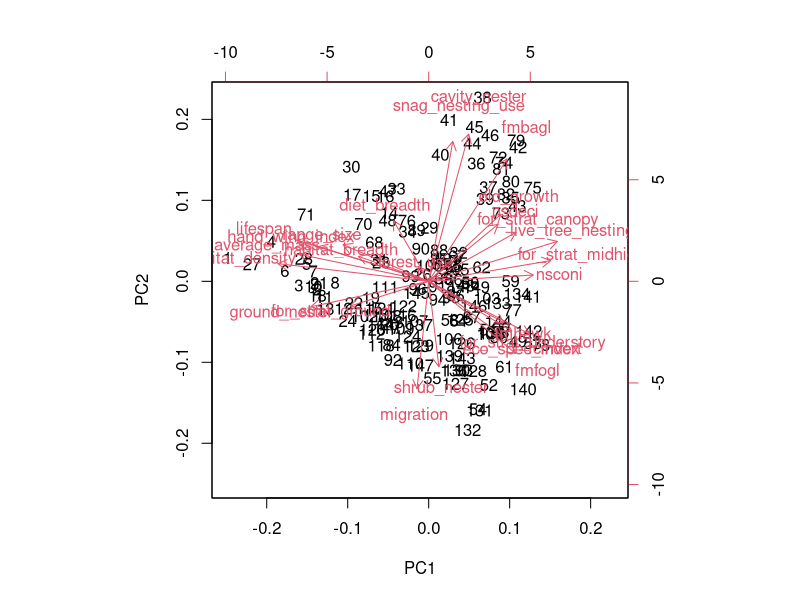
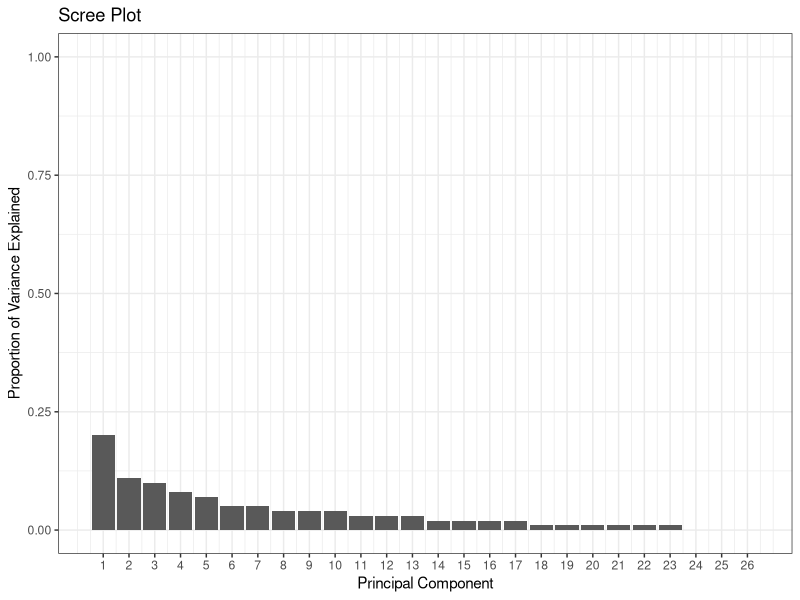
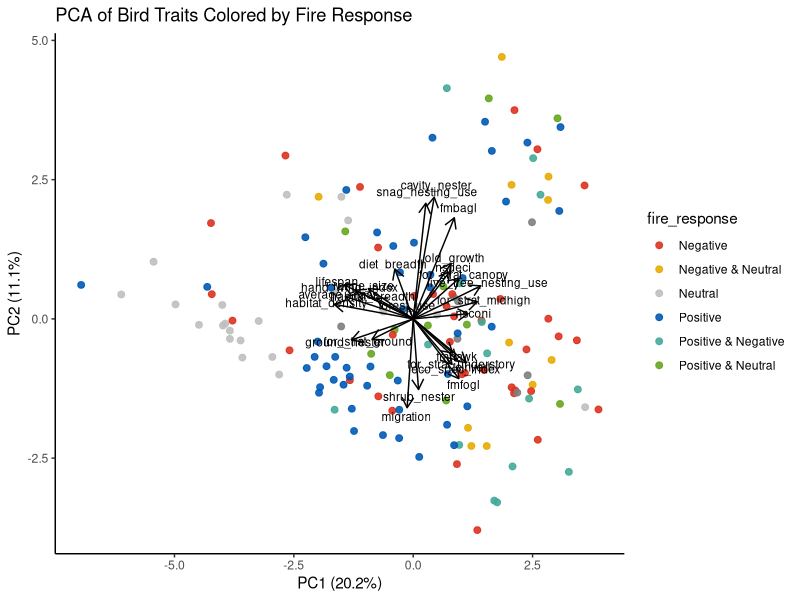
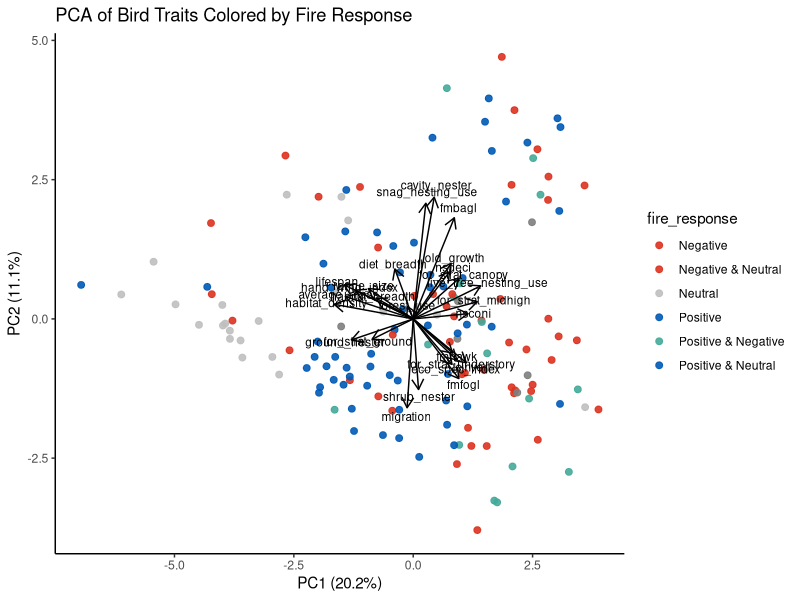
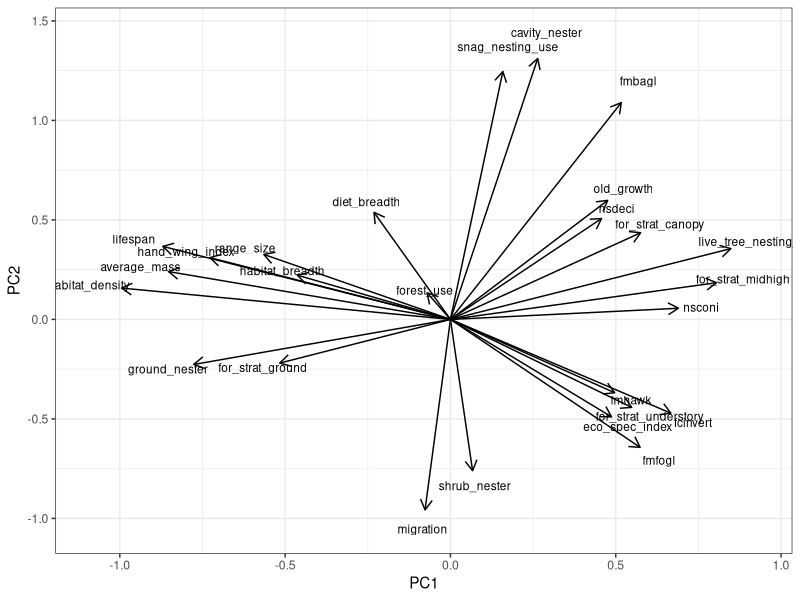
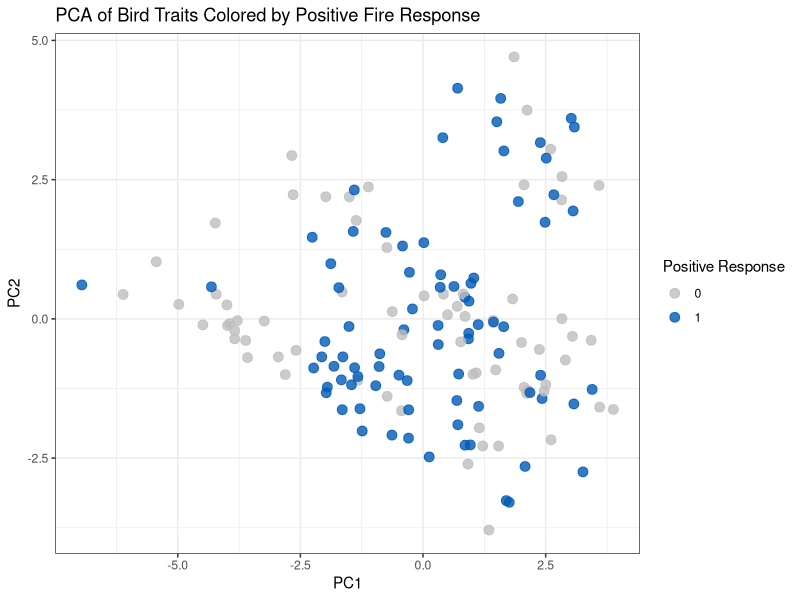
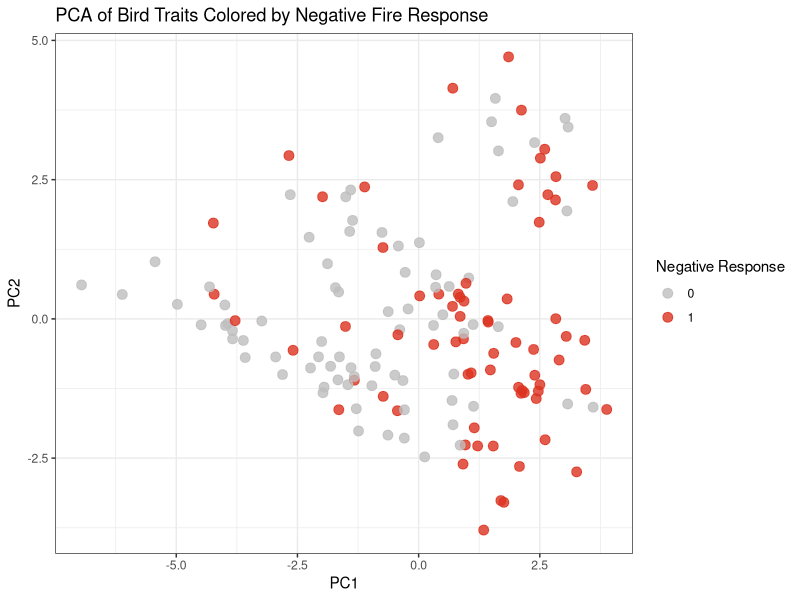
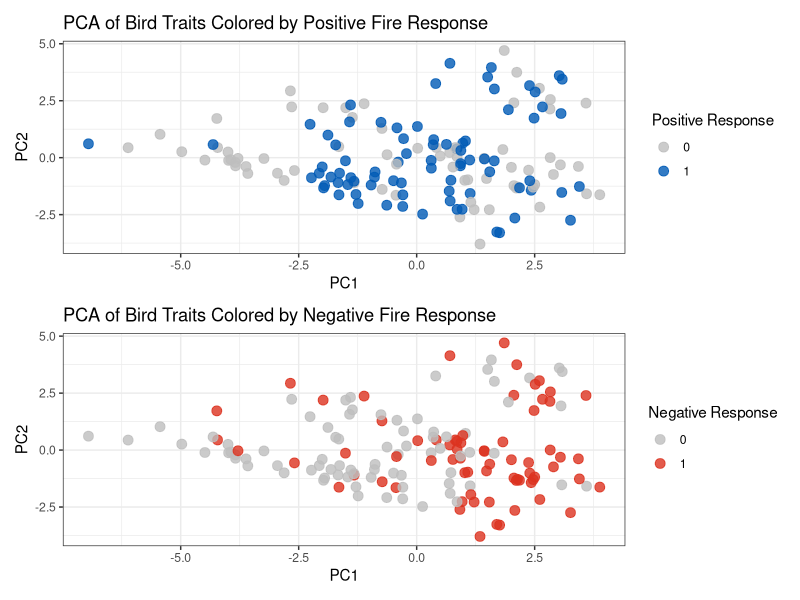

Recreate these plots in R, in order.
## ---- chunk 1
library(here)
library(tidyverse)
library(patchwork)
library(ggrepel)
## ---- chunk 2
traits <- read.csv(here("Data", "cleaned", "BC_bird_traits.csv"))
traits$habitat_density[traits$habitat_density == "dense"] <- 1
traits$habitat_density[traits$habitat_density == "semiopen"] <- 2
traits$habitat_density[traits$habitat_density == "open"] <- 3
traits <- traits %>% 
   mutate(cavity_nester = ifelse(nest_category == "cavity", 1, 0),
          ground_nester = ifelse(most_common_nesting_location == "ground", 1, 0),
          shrub_nester = ifelse(most_common_nesting_location == "shrub", 1, 0)) %>%
    mutate(habitat_density = as.numeric(habitat_density)) 
# old_growth <-  c("American Three-toed Woodpecker", "Bay-breasted Warbler", "Black-capped Chickadee", "Boreal Chickadee", "Boreal Owl", "Brown Creeper", "Canada Warbler", "Chestnut-backed Chickadee", "Dusky Grouse", "Golden-crowned Kinglet", "Great Horned Owl", "Hairy Woodpecker", "Hammond's Flycatcher", "Hermit Thrush", "Lewis's Woodpecker", "American Goshawk", "Northern Waterthrush", "Western Flycatcher", "Pileated Woodpecker", "Red-breasted Nuthatch", "Red-breasted Sapsucker", "Ruby-crowned Kinglet", "Spruce Grouse", "Swainson's Thrush", "Townsend's Warbler", "Varied Thrush", "Vaux's Swift", "White-breasted Nuthatch")
# missing_names <- old_growth[!(old_growth %in% traits$common_name)] #do all these names appear in the BC list?


##
positive <- c("Alder Flycatcher", "Canada Goose", "Swamp Sparrow", "Red-winged Blackbird", "Common Yellowthroat", "Western Bluebird", "Steller's Jay", "Hairy Woodpecker", "American Robin", "Northern Flicker", "Olive-sided Flycatcher", "Mountain Bluebird", "American Three-toed Woodpecker", "Black-backed Woodpecker", "Western Wood-Pewee", "Northern House Wren", "Lazuli Bunting", "Cassin's Finch", "Pine Siskin","Black-backed Woodpecker", "Lewis's Woodpecker", "Dark-eyed Junco", "Townsend's Solitaire", "Acorn Woodpecker", "Tree Swallow", "American Kestrel", "Northern Hawk Owl", "White-throated Sparrow", "Chipping Sparrow", "White-crowned Sparrow", "Brown Creeper", "Tennessee Warbler", "Chestnut-sided Warbler", "Brewer's Sparrow", "Rock Wren", "Hermit Thrush", "White-breasted Nuthatch", "American Crow", "American Goldfinch", "Baltimore Oriole", "Black-billed Magpie", "Brown-headed Cowbird", "Clay-colored Sparrow", "Eastern Kingbird", "Nelson's Sparrow", "Savannah Sparrow", "Song Sparrow", "Yellow-bellied Sapsucker", "Canada Jay", "Lincoln's Sparrow", "MacGillivray's Warbler", "Spotted Towhee", "Turkey Vulture", "Brewer's Blackbird", "Say's Phoebe", "Warbling Vireo", "Veery", "Song Sparrow", "Red-breasted Nuthatch", "Mountain Chickadee", "Redpoll", "Western Screech-Owl", "Northern Pygmy-Owl", "Mountain Quail", "Black-capped Chickadee", "Downy Woodpecker", "Pacific Wren", "Connecticut Warbler", "Yellow-rumped Warbler", "Cedar Waxwing", "Eastern Bluebird", "Broad-tailed Hummingbird", "Red-headed Woodpecker", "Eastern Kingbird", "Evening Grosbeak", "Prairie Warbler", "Palm Warbler", "Field Sparrow", "Black-headed Grosbeak", "Black-throated Gray Warbler", "Western Tanager",  "Dusky Flycatcher", "Hermit Warbler")
missing_names <- positive[!(positive %in% traits$common_name)] #do all these names appear in the BC list?

negative <- c("American Black Duck", "Common Goldeneye", "Western Wood-Pewee", "Pygmy Nuthatch", "Cassin's Vireo", "Dusky Flycatcher", "Ruby-crowned Kinglet", "Golden-crowned Kinglet", "Swainson's Thrush", "Yellow-rumped Warbler", "Townsend's Warbler", "Swainson's Thrush", "Hermit Warbler", "Red-breasted Nuthatch", "Brown Creeper", "Chestnut-backed Chickadee", "Black-throated Gray Warbler", "Winter Wren", "Hutton's Vireo", "Western Tanager", "Steller's Jay", "Wilson's Warbler", "Common Raven", "Sooty Grouse", "Northern Waterthrush", "Blue-headed Vireo", "Red-eyed Vireo", "Ovenbird", "MacGillivray's Warbler", "Hermit Thrush", "Nashville Warbler", "Hermit Warbler", "Warbling Vireo", "Mountain Chickadee", "Dark-eyed Junco", "Wilson's Warbler", "Philadelphia Vireo", "Canada Jay", "Pine Grosbeak", "Red Crossbill", "Yellow Warbler", "Bay-breasted Warbler", "Cape May Warbler", "Purple Finch",  "Boreal Chickadee", "Pine Siskin", "White-winged Crossbill", "Alder Flycatcher", "Common Yellowthroat", "Orange-crowned Warbler", "Ruffed Grouse", "Swamp Sparrow", "Yellow-rumped Warbler", "Pinyon Jay", "Greater Sage-Grouse", "Red-naped Sapsucker", "Barred Owl", "Northern Saw-whet Owl", "Great Horned Owl", "Vaux's Swift", "Red-breasted Sapsucker", "Pileated Woodpecker", "Red-breasted Nuthatch", "Western Tanager", "Red Crossbill", "Acorn Woodpecker",  "Williamson's Sapsucker", "Acadian Flycatcher",  "Ash-throated Flycatcher", "Great Crested Flycatcher", "Blue-gray Gnatcatcher", "Wood Thrush", "Black-and-white Warbler", "Hooded Warbler", "Northern Cardinal", "Black-headed Grosbeak", "Pacific Wren")
missing_names <- negative[!(negative %in% traits$common_name)] #do all these names appear in the BC list?

null <- c("American Wigeon", "Green-winged Teal", "Mallard", "Northern Pintail", "Northern Shoveler", "Bufflehead", "Canvasback", "Barrow's Goldeneye", "Common Goldeneye", "Red-breasted Merganser", "Common Merganser","Ring-necked Duck", "Greater Scaup", "Lesser Scaup", "Surf Scoter", "White-winged Scoter", "Mallard", "Ring-necked Duck", "Common Loon", "Mourning Dove", "Common Nighthawk", "Cassin's Finch","Pine Siskin", "Chipping Sparrow", "Dark-eyed Junco", "American Robin", "Townsend's Solitaire", "Hammond's Flycatcher", "Clark's Nutcracker", "Red-naped Sapsucker", "Western Tanager", "White-breasted Nuthatch", "Evening Grosbeak", "Pygmy Nuthatch", "Yellow-rumped Warbler", "Williamson's Sapsucker", "Red Crossbill", "Ruby-crowned Kinglet", "Pacific Wren", "Brewer's Blackbird", "Mountain Chickadee", "Nashville Warbler", "Swainson's Thrush",  "House Finch", "Red Crossbill", "American Goldfinch", "American Kestrel", "Red-breasted Sapsucker", "Hairy Woodpecker", "Olive-sided Flycatcher", "Cassin's Vireo", "Wilson's Warbler")
missing_names <- null[!(null %in% traits$common_name)] #do all these names appear in the BC list?

traits$positive <- ifelse(traits$common_name %in% positive, 1, NA)
traits$negative <- ifelse(traits$common_name %in% negative, 1, NA)
traits$null <- ifelse(traits$common_name %in% null, 1, NA)


traits <- traits %>%
    filter(!if_all(c(positive, negative, null), is.na)) %>% 
    mutate(across(c(positive, negative, null), ~replace_na(.x, 0)))



## ---- chunk 3
trait.pca <- traits %>% select(common_name, where(is.numeric), -elevational_range,-positive, -negative, -null, -nest_tree_use, -kipps_distance, -repro_age, -clutches_per_year)

# trait_list <- trait.pca 
# trait_list <- trait_list[1, ]
# write.csv(trait_list, here("Data", "cleaned", "traits.for.pca.csv"), row.names = FALSE)


pca_result <- prcomp(trait.pca[,-1], scale = T) #scale the variables!
##
pca_result$rotation
pca_result$x

#autoplot(pca_result, data = climate, loadings=T,loadings.label=T, label = T)
biplot(pca_result)

pca_loadings <- as.data.frame(pca_result$rotation) %>% select(1:10)

summary(pca_result)
VE <- pca_result$sdev^2
PVE <- VE / sum(VE)
PVE <- round(PVE, 2)

pve_df <- data.frame(
  PC = 1:length(PVE),
  PVE = PVE
)

(scree <- ggplot(pve_df, aes(x = PC, y = PVE)) +
  geom_col() +
  xlab("Principal Component") +
  ylab("Proportion of Variance Explained") +
  ggtitle("Scree Plot") +
  ylim(0, 1) +
    theme_bw()+
  scale_x_continuous(breaks = 1:length(PVE)))
ggsave(here("Figures", "PCA", "scree plot.png"), plot = scree, width = 8, height =8)


##
pca_df <- as.data.frame(pca_result$x) %>%
  bind_cols(traits %>% select(common_name, positive, negative, null))
pca_df <- pca_df %>%
  mutate(fire_response = case_when(
    positive == 1 & negative == 0 & null == 0 ~ "Positive",
    positive == 0 & negative == 1 & null == 0 ~ "Negative",
    positive == 0 & negative == 0 & null == 1 ~ "Neutral",
    positive == 1 & negative == 1 & null == 0 ~ "Positive & Negative",
    positive == 1 & null == 1 & negative == 0 ~ "Positive & Neutral",
    negative == 1 & null == 1 & positive == 0 ~ "Negative & Neutral",
    TRUE ~ "None"
  ))

loadings <- as.data.frame(pca_result$rotation)  # columns = PCs, rows = traits
loadings$trait <- rownames(loadings)

# Optional: scale arrows for visualization
arrow_multiplier <- 5  # adjust to make arrows visible
loadings <- loadings %>%
  mutate(PC1_arrow = PC1 * arrow_multiplier,
         PC2_arrow = PC2 * arrow_multiplier)


(f1 <- ggplot(pca_df, aes(PC1, PC2, color = fire_response)) +
  geom_point(size = 2, alpha = 0.9) +
  theme_classic() +
  labs(
    title = "PCA of Bird Traits Colored by Fire Response",
    x = paste0("PC1 (", round(summary(pca_result)$importance[2,1]*100, 1), "%)"),
    y = paste0("PC2 (", round(summary(pca_result)$importance[2,2]*100, 1), "%)")
  ) +
   geom_segment(data = loadings,
               aes(x = 0, y = 0, xend = PC1_arrow, yend = PC2_arrow),
               arrow = arrow(length = unit(0.3, "cm")),
               color = "black") +
  geom_text(data = loadings,
            aes(x = PC1_arrow * 1.1, y = PC2_arrow * 1.1, label = trait),
            color = "black", size = 3, hjust = 0.5, vjust = 0.5) +
  scale_color_manual(values = c(
    "Positive" = "#005AB5",
    "Negative" = "#DC3220",
    "Neutral" = "grey",
    "Positive & Negative" = "#44AA99",
    "Positive & Neutral" = "#66a61e",
    "Negative & Neutral" = "#e6ab02"
  )))
(f1.1 <- ggplot(pca_df, aes(PC1, PC2, color = fire_response)) +
  geom_point(size = 2, alpha = 0.9) +
  theme_classic() +
  labs(
    title = "PCA of Bird Traits Colored by Fire Response",
    x = paste0("PC1 (", round(summary(pca_result)$importance[2,1]*100, 1), "%)"),
    y = paste0("PC2 (", round(summary(pca_result)$importance[2,2]*100, 1), "%)")
  ) +
   geom_segment(data = loadings,
               aes(x = 0, y = 0, xend = PC1_arrow, yend = PC2_arrow),
               arrow = arrow(length = unit(0.3, "cm")),
               color = "black") +
  geom_text(data = loadings,
            aes(x = PC1_arrow * 1.1, y = PC2_arrow * 1.1, label = trait),
            color = "black", size = 3, hjust = 0.5, vjust = 0.5) +
  scale_color_manual(values = c(
    "Positive" = "#005AB5",
    "Negative" = "#DC3220",
    "Neutral" = "grey",
    "Positive & Negative" = "#44AA99",
    "Positive & Neutral" = "#005AB5",
    "Negative & Neutral" = "#DC3220"
  )))
ggsave(here("Figures", "PCA", "all responses.png"), plot = f1, width = 10, height =8)

#If the colors are scattered randomly:
##Positive/negative response is not strongly associated with the traits included in the PCA.

# ggplot(pca_df, aes(x = PC1, y = PC2, color = Species, group = Species)) +
#       geom_point() + # Add points for individual data points
#       stat_ellipse(level = 0.95, type = "t") + # Add 95% confidence ellipses based on a t-distribution
#       labs(title = "PCA Plot with Confidence Ellipses",
#            x = "Principal Component 1",
#            y = "Principal Component 2") +
#       theme_minimal()
## ---- chunk 4
arrow_multiplier <- 3
loadings <- loadings %>%
  mutate(PC1_arrow = PC1 * arrow_multiplier,
         PC2_arrow = PC2 * arrow_multiplier)

# Plot
(f2 <- ggplot() +
  geom_segment(data = loadings,
               aes(x = 0, y = 0, xend = PC1_arrow, yend = PC2_arrow),
               arrow = arrow(length = unit(0.3, "cm")),
               color = "black") +
  geom_text(data = loadings,
            aes(x = PC1_arrow * 1.1, y = PC2_arrow * 1.1, label = trait),
            color = "black", size = 3) +
  theme_bw() +
  labs(x = "PC1", y = "PC2"))
ggsave(here("Figures", "PCA", "pca loadings.png"), plot = f2, width = 10, height =8)

## ---- chunk 5
pca_scores <- as.data.frame(pca_result$x)
pca_scores$common_name <- traits$common_name
pca_scores$positive <- traits$positive
pca_scores$negative <- traits$negative
pca_scores$null <- traits$null

# 3️⃣ ggplot biplot colored by positive
(f3 <- ggplot(pca_scores, aes(x = PC1, y = PC2, color = factor(positive))) +
  geom_point(size = 3, alpha = 0.8) +
  scale_color_manual(values = c("0" = "grey", "1" = "#005AB5")) +
  theme_bw() +
  labs(color = "Positive Response", x = "PC1", y = "PC2",
       title = "PCA of Bird Traits Colored by Positive Fire Response"))
(f4 <- ggplot(pca_scores, aes(x = PC1, y = PC2, color = factor(negative))) +
  geom_point(size = 3, alpha = 0.8) +
  scale_color_manual(values = c("0" = "grey", "1" = "#DC3220")) +
  theme_bw() +
  labs(color = "Negative Response", x = "PC1", y = "PC2",
       title = "PCA of Bird Traits Colored by Negative Fire Response"))

(pos.neg <- f3/f4)
ggsave(here("Figures", "PCA", "pca by response.png"), plot = pos.neg, width = 8, height =10)


##
(f5 <- ggplot(pca_scores, aes(x = PC1, y = PC2, color = factor(positive))) +
  geom_point(size = 3, alpha = 0.8) +
  scale_color_manual(values = c("0" = "grey", "1" = "#005AB5")) +
  theme_bw() +
  geom_text(aes(label = common_name), size = 3) +
  labs(color = "Positive Response", x = "PC1", y = "PC2",
       title = "PCA of Bird Traits Colored by Positive Fire Response"))
(f6 <- ggplot(pca_scores, aes(x = PC1, y = PC2, color = factor(negative))) +
  geom_point(size = 3, alpha = 0.8) +
  scale_color_manual(values = c("0" = "grey", "1" = "#DC3220")) +
    geom_text(aes(label = common_name), size = 3) +
  theme_bw() +
  labs(color = "Negative Response", x = "PC1", y = "PC2",
       title = "PCA of Bird Traits Colored by Negative Fire Response"))

(pos.neg.spp.names <- f5/f6)
ggsave(here("Figures", "PCA", "pca by response spp names.png"), plot = pos.neg.spp.names, width = 20, height =20, dpi = 300)

## ---- chunk 6
# Extract loadings
loadings <- as.data.frame(pca_result$rotation)

# Add trait names as a column
loadings$trait <- rownames(loadings)

loadings_long <- loadings %>%
  pivot_longer(cols = starts_with("PC"), 
               names_to = "PC", 
               values_to = "loading") %>%
  filter(PC %in% paste0("PC", 1:5))   # keep only PCs 1-5

(loadings.bar <- ggplot(loadings_long, aes(x = trait, y = loading, fill = PC)) +
  geom_col(position = "dodge") +   # side-by-side bars per PC
  coord_flip() +                   # horizontal bars
  labs(x = "Trait", y = "Loading", 
       title = "PCA Loadings per Trait") +
  theme_bw(base_size = 14) +
  scale_fill_brewer(palette = "Set2")+facet_wrap(~PC)+
    theme(legend.position = "none"))

ggsave(here("Figures", "PCA", "loadings bar plot.png"), plot = loadings.bar, width = 15, height =15, dpi = 300)

## ---- chunk 7
# traits <- read.csv(here("Data", "cleaned", "BC_bird_traits.csv"))
# traits$habitat_density[traits$habitat_density == "dense"] <- 1
# traits$habitat_density[traits$habitat_density == "semiopen"] <- 2
# traits$habitat_density[traits$habitat_density == "open"] <- 3
# traits <- traits %>% 
#    mutate(cavity_nester = ifelse(nest_category == "cavity", 1, 0),
#           ground_nester = ifelse(most_common_nesting_location == "ground", 1, 0),
#           shrub_nester = ifelse(most_common_nesting_location == "shrub", 1, 0))
bc <- traits %>% select(common_name, where(is.numeric), -elevational_range, -nest_tree_use, -kipps_distance, -repro_age, -clutches_per_year, -null, -negative, -positive) %>% 
  # mutate(null = NA,
  #        positive = NA,
  #        negative = NA) %>% 
  filter(if_all(1:22, ~ !is.na(.)))

#plotting all spp on this pca:
bc_scaled <- scale(bc[,-1],
                    center = (pca_result$center),
                    scale = (pca_result$scale))

bc_scores <- as.data.frame(as.matrix(bc_scaled) %*% pca_result$rotation)

## ---- chunk 8
bc_scores$common_name <- bc$common_name
pca_scores <- pca_scores %>%
  mutate(fire_response = case_when(
    positive == 1 & negative == 1 ~ "mixed",
    positive == 1 & negative == 0 ~ "positive",
    negative == 1 & positive == 0 ~ "negative",
    TRUE ~ "neutral"
  ))
centers <- data.frame(
  group = c("positive", "mixed", "negative", "neutral"),
  PC1 = c(
    mean(pca_scores$PC1[pca_scores$positive == 1 & pca_scores$negative != 1], na.rm = TRUE),
    mean(pca_scores$PC1[pca_scores$positive == 1 & pca_scores$negative == 1], na.rm = TRUE),
    mean(pca_scores$PC1[pca_scores$negative == 1 & pca_scores$positive != 1], na.rm = TRUE),
    mean(pca_scores$PC1[pca_scores$null == 1 & pca_scores$positive == 0 & pca_scores$negative == 0], na.rm = TRUE)),
  PC2 = c(
    mean(pca_scores$PC2[pca_scores$positive == 1 & pca_scores$negative != 1], na.rm = TRUE),
    mean(pca_scores$PC2[pca_scores$positive == 1 & pca_scores$negative == 1], na.rm = TRUE),
    mean(pca_scores$PC2[pca_scores$negative == 1 & pca_scores$positive != 1], na.rm = TRUE),
    mean(pca_scores$PC2[pca_scores$null == 1 & pca_scores$positive == 0 & pca_scores$negative == 0], na.rm = TRUE)
  )
)

# Basic PCA scatterplot
(all <- ggplot(bc_scores, aes(x = PC1, y = PC2)) +  # V1 and V2 are PC1 and PC2
  geom_point(size = 3, alpha = 0.7) +
  labs(x = "PC1", y = "PC2", title = "All BC Birds Plotted on PCA Axes") +
  theme_bw())
ggsave(here("Figures", "PCA", "all spp.png"), plot = all, width = 15, height =15, dpi = 300)


# Original PCA points
orig_df <- pca_scores
orig_df$type <- "PCA"

# New projected points
new_df <- bc_scores
new_df$common_name <- bc$common_name[complete.cases(bc)]


# Combine
plot_df <- left_join(new_df,orig_df)

# Overlay plot
(p1 <- ggplot(orig_df, aes(x = PC1, y = PC2)) +
    geom_point(data = new_df, aes( x = PC1, y = PC2), shape = 1, color = "grey", alpha = 0.85, size = 2)+
  geom_point(aes(color = factor(positive)), size = 2.5, alpha = 0.8) +
  scale_color_manual(values = c("0" = "grey50", "1" = "#005AB5")) +
  theme_bw() +
  labs(x = "PC1", y = "PC2", color = "Positive Response", shape = "Point Type"))

(n1 <- ggplot(orig_df, aes(x = PC1, y = PC2)) +
    geom_point(data = new_df, aes( x = PC1, y = PC2), shape = 1, color = "grey", alpha = 0.85, size = 2)+
  geom_point(aes(color = factor(negative)), size = 2.5, alpha = 0.8) +
  scale_color_manual(values = c("0" = "grey50", "1" = "#D55E00")) +
  theme_bw() +
  labs(x = "PC1", y = "PC2", color = "Negative Response", shape = "Point Type"))

orig_df <- orig_df %>% 
  mutate(
    mixed = rowSums(data.frame(positive, negative), na.rm = TRUE),
    mixed = ifelse(mixed == 2|mixed == 3, 1, 0))

(m1 <- ggplot(orig_df, aes(x = PC1, y = PC2)) +
    geom_point(data = new_df, aes( x = PC1, y = PC2), shape = 1, color = "grey", alpha = 0.85, size = 2)+
  geom_point(aes(color = factor(mixed)), size = 2.5, alpha = 0.8) +
  scale_color_manual(values = c("0" = "grey50", "1" = "darkmagenta")) +
  theme_bw() +
  labs(x = "PC1", y = "PC2", color = "Mixed Response", shape = "Point Type"))

(pcas <- p1/n1/m1 + plot_annotation(tag_levels = 'A')
)
ggsave(here("Figures", "PCA", "PCA_all response patchwork.png"), plot = pcas, width = 8, height =12, dpi = 300)


(with.mix <- ggplot(pca_scores) +
  geom_point(data = new_df, aes( x = PC1, y = PC2), shape = 1, color = "grey", alpha = 0.85, size = 2)+
  geom_point(aes(PC1, PC2), color = "grey80") +
  geom_point(data = subset(pca_scores, positive == 1),
             aes(PC1, PC2), color = "#0072B2", size = 3, alpha = 0.8) +
  geom_point(data = subset(pca_scores, negative == 1),
             aes(PC1, PC2), color = "#D55E00", size = 3, alpha = 0.8) +
  geom_point(data = subset(pca_scores, negative == 1& positive == 1),
             aes(PC1, PC2), color = "darkmagenta", size = 3, alpha = 0.8)+
  geom_point(data = centers, aes(PC1, PC2), size = 5, color = "white", shape = 16) +
  geom_point(data = centers, aes(PC1, PC2, color = group), size = 7, shape = 8) +
  scale_color_manual(values = c("darkmagenta", "#D55E00","grey80","#0072B2")) +
  theme_bw() +
  theme(legend.position="bottom")+
  labs(color = "Fire Response",
       title = ""))
ggsave(here("Figures", "PCA", "PCA_centers.png"), plot = with.mix, width = 8, height =8, dpi = 300)

(wo.mix <- ggplot(pca_scores) +
  geom_point(data = new_df, aes( x = PC1, y = PC2), shape = 1, color = "grey", alpha = 0.85, size = 2)+
  geom_point(aes(PC1, PC2), color = "grey80") +
  geom_point(data = subset(pca_scores, positive == 1),
             aes(PC1, PC2), color = "#0072B2", size = 3, alpha = 0.8) +
  geom_point(data = subset(pca_scores, negative == 1),
             aes(PC1, PC2), color = "#D55E00", size = 3, alpha = 0.8) +
  geom_point(data = centers, aes(PC1, PC2), size = 5, color = "white", shape = 16) +
  geom_point(data = centers, aes(PC1, PC2, color = group), size = 5, shape = 8) +
  scale_color_manual(values = c("darkmagenta", "#D55E00","grey80","#0072B2")) +
  theme_bw() +
  labs(color = "Response type",
       title = "Locations of positive vs negative responses in PCA space"))

t.test(
  pca_scores$PC1[pca_scores$positive == 1&pca_scores$negative != 1],
  pca_scores$PC1[pca_scores$negative == 1&pca_scores$positive != 1]
)

# PC2
t.test(
  pca_scores$PC2[pca_scores$positive == 1&pca_scores$negative != 1],
  pca_scores$PC2[pca_scores$negative == 1&pca_scores$positive != 1]
)

anova_pc1 <- aov(PC1 ~ fire_response, data = pca_scores)
summary(anova_pc1)

# Post-hoc (Tukey) test for pairwise comparisons
TukeyHSD(anova_pc1)

anova_pc2 <- aov(PC2~ fire_response, data = pca_scores)
summary(anova_pc2)

# Post-hoc (Tukey) test for pairwise comparisons
TukeyHSD(anova_pc2)

##
arrow_multiplier <- 3
loadings <- loadings %>%
  mutate(PC1_arrow = PC1 * arrow_multiplier,
         PC2_arrow = PC2 * arrow_multiplier)

## ---- chunk 9

(with.mix <- ggplot() +
  geom_point(data = new_df, aes(PC1, PC2),
             shape = 1, color = "grey", alpha = 0.85, size = 2) +
  geom_point(data = pca_scores,
             aes(PC1, PC2, color = fire_response),
             size = 3, alpha = 0.8) +
  geom_point(data = centers, aes(PC1, PC2, color = group),
             size = 7, shape = 8) +
  scale_color_manual(
    values = c(
      "positive" = "#0072B2",
      "negative" = "#D55E00",
      "mixed" = "darkmagenta",
      "neutral" = "grey"
    )
  ) +
  theme_bw() +
     scale_x_continuous(breaks = seq(floor(min(pca_scores$PC1)), 
                                  ceiling(max(pca_scores$PC1)), 
                                  by = 2))+
  theme(legend.position = "bottom") +
  labs(color = "Fire Response",
       title = "",x = paste0("PC1 (", round(summary(pca_result)$importance[2,1]*100, 1), "%)"),
    y = paste0("PC2 (", round(summary(pca_result)$importance[2,2]*100, 1), "%)")))

(f2 <- ggplot() +
  geom_segment(data = loadings,
               aes(x = 0, y = 0, xend = PC1_arrow, yend = PC2_arrow),
               arrow = arrow(length = unit(0.3, "cm")),
               color = "black") +
  geom_text_repel(data = loadings,
                  aes(x = PC1_arrow, y = PC2_arrow, label = trait),
                  color = "black",
                  size = 4,
                  segment.color = "grey50",    # line from label to point
                  segment.size = 0.5,
                  segment.alpha = 0.8,
                  nudge_x = 0,                 # optional small nudge
                  nudge_y = 0,
                  box.padding = 0.5,
                  point.padding = 0.5,
                  max.overlaps = 20) +
  geom_point(data = centers, aes(PC1, PC2, color = group), size = 6, shape = 8) +
  theme_bw() +
    theme(legend.position = "none")+
  scale_color_manual(values = c("darkmagenta", "#D55E00","grey","#0072B2")) +
  labs(x = paste0("PC1 (", round(summary(pca_result)$importance[2,1]*100, 1), "%)"),
    y = paste0("PC2 (", round(summary(pca_result)$importance[2,2]*100, 1), "%)")))

(end <- with.mix+f2+  
  plot_layout(guides = "collect") +
  plot_annotation(theme = theme(legend.position = "bottom"), tag_levels = "A"))
ggsave(here("Figures", "PCA", "PCA_final.png"), plot = end, width = 18, height =8, dpi = 300)
